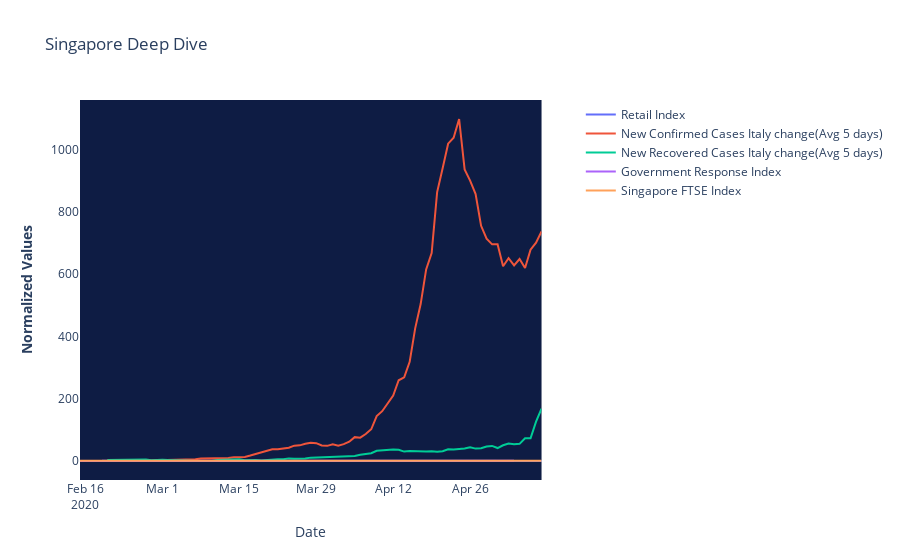

Here is the notebook cell this chart was saved with:
### Code cell
import plotly.graph_objects as go
from plotly.subplots import make_subplots

# Create figure with secondary y-axis
fig = make_subplots(specs=[[{"secondary_y": True}]])

# Add traces
fig.add_trace(
    go.Scatter(x=Singapore["date"], y=Singapore["rollretail"], name="Retail Index"),
    secondary_y=False,
)

fig.add_trace(
    go.Scatter(x=Singapore["date"], y=Singapore["RollCases"], name="New Confirmed Cases Italy change(Avg 5 days)"),
    secondary_y=False,
)
fig.add_trace(
    go.Scatter(x=Singapore["date"], y=Singapore["Rollrecover"], name="New Recovered Cases Italy change(Avg 5 days)"),
    secondary_y=False,
)
fig.add_trace(
    go.Scatter(x=Singapore["date"], y=Singapore["Government Response Stringency Index ((0 to 100, 100 = strictest))"], name="Government Response Index"),
    secondary_y=False,
)
fig.add_trace(
    go.Scatter(x=Singapore["date"], y=Singapore["Open"], name="Singapore FTSE Index"),
    secondary_y=False,
)

# Add figure title
fig.update_layout(
    title_text="Singapore Deep Dive",
    plot_bgcolor='rgb(14,28,68)'
)

# Set x-axis title
fig.update_xaxes(title_text="Date",showgrid=False)

# Set y-axes titles
fig.update_yaxes(title_text="<b>Normalized Values", secondary_y=False,showgrid=False)
fig.update_yaxes(title_text="<b>Retail & Recreation</b> Normalized", secondary_y=True,showgrid=False)

fig.show(plot_bgcolor='rgb(14,28,68)')

### Figure 1 — Plotly figure (JSON) as saved in the notebook; plotly's stock layout.template omitted (floating-point values rounded to 4 significant figures; data arrays with more than 128 entries replaced by an {"elided": "..."} marker saying what was removed)
{"data": [{"name": "Retail Index", "type": "scatter", "x": {"elided": "328 str values"}, "xaxis": "x", "y": {"elided": "328 float values"}, "yaxis": "y"}, {"name": "New Confirmed Cases Italy change(Avg 5 days)", "type": "scatter", "x": {"elided": "328 str values"}, "xaxis": "x", "y": {"elided": "328 float values"}, "yaxis": "y"}, {"name": "New Recovered Cases Italy change(Avg 5 days)", "type": "scatter", "x": {"elided": "328 str values"}, "xaxis": "x", "y": {"elided": "328 float values"}, "yaxis": "y"}, {"name": "Government Response Index", "type": "scatter", "x": {"elided": "328 str values"}, "xaxis": "x", "y": {"elided": "328 float values"}, "yaxis": "y"}, {"name": "Singapore FTSE Index", "type": "scatter", "x": {"elided": "328 str values"}, "xaxis": "x", "y": {"elided": "328 float values"}, "yaxis": "y"}], "layout": {"plot_bgcolor": "rgb(14,28,68)", "title": {"text": "Singapore Deep Dive"}, "xaxis": {"anchor": "y", "domain": [0, 0.94], "showgrid": false, "title": {"text": "Date"}}, "yaxis": {"anchor": "x", "domain": [0, 1], "showgrid": false, "title": {"text": "<b>Normalized Values"}}, "yaxis2": {"anchor": "x", "overlaying": "y", "showgrid": false, "side": "right", "title": {"text": "<b>Retail & Recreation</b> Normalized"}}}}
